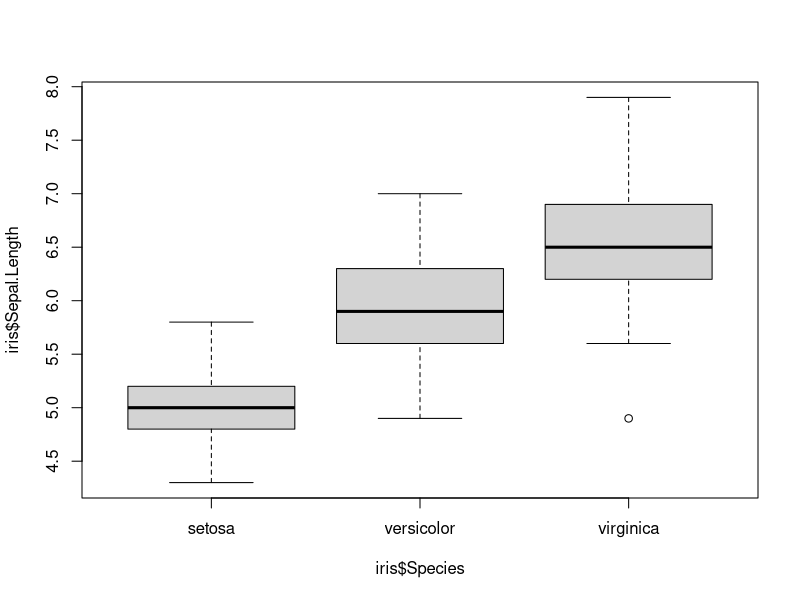
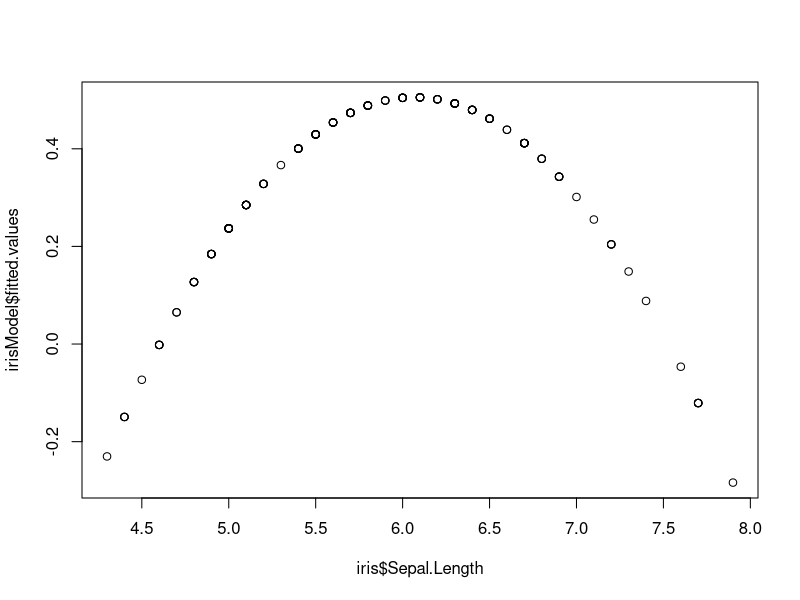

Reproduce these figures in R, in order.
## ---- chunk 1
head(iris)
plot(iris$Sepal.Length ~ iris$Species)
## ---- chunk 2

iris$isVersicolor <- rep(0, nrow(iris))

for(i in 1:nrow(iris)) {
  if(iris$Species[i] == 'versicolor') {
    iris$isVersicolor[i] <- 1
  }else {
    iris$isVersicolor[i] <- 0
  }
}

iris$SL_squared <- iris$Sepal.Length^2

irisModel <- glm(isVersicolor ~ Sepal.Length + SL_squared, data = iris)

summary(irisModel)
  
## ---- chunk 3
plot(iris$Sepal.Length, irisModel$fitted.values)
## ---- chunk 4
state2 = data.frame(state.x77)
## ---- chunk 5
model <- lm(Income ~ Illiteracy, data = state2)

summary(model)
## ---- chunk 6
murderModel <- lm(Income ~ Illiteracy + Murder, data = state2)

modelComp <- anova(model, murderModel)

print(modelComp)
## ---- chunk 7
fullModel <- lm(Income ~ ., data = state2)

modelComp2 <- anova(model, fullModel)

print(modelComp2)
## ---- chunk 8
summary(fullModel)
## ---- chunk 9
illiteracyModel <- lm(Illiteracy ~ . - Income, data = state2)

r_squared <- summary(illiteracyModel)$r.squared

vif_illiteracy <- 1 / (1 - r_squared)

print(vif_illiteracy)
